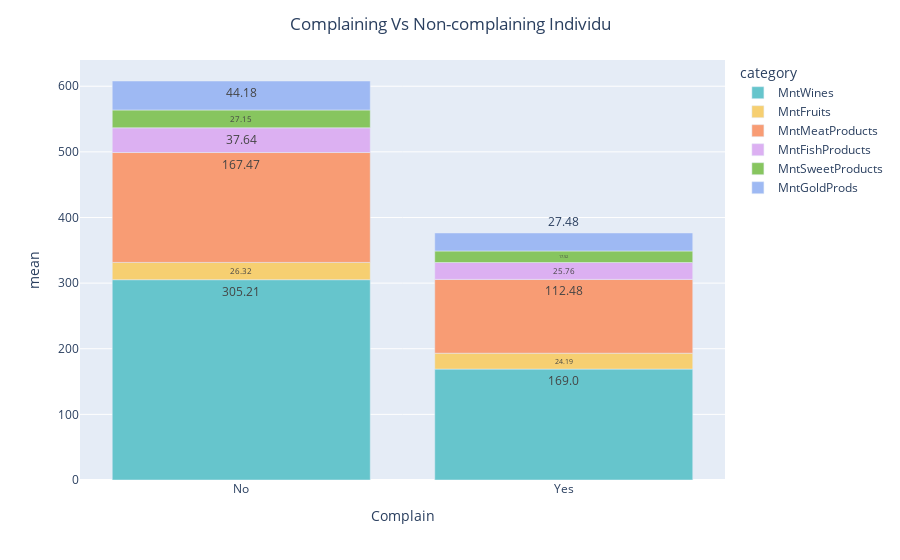

The code cell stored with this chart in its notebook:
### Markdown cell above
### 3.2.3 Pengaruh Complain dan pola belanja

### Code cell
cat = df.copy()
cat.Complain = cat.Complain.map({0:"No", 1:"Yes"})
cat = round(cat.groupby('Complain')[['MntWines', 'MntFruits', 'MntMeatProducts', 'MntFishProducts',
          'MntSweetProducts', 'MntGoldProds']].mean().T.unstack().reset_index(level=1, name='mean') \
          .rename(columns={'level_1':'category'}).reset_index(), 2)

fig = px.bar(data_frame=cat, y='mean', x='Complain',
             text=cat['mean'].map(lambda x: str(x)),
             color_discrete_sequence=px.colors.qualitative.Pastel,
             color='category')

fig.update_layout(title="Complaining Vs Non-complaining Individu", title_x=0.5)
fig.show()

### Figure 1 — Plotly figure (JSON) as saved in the notebook; plotly's stock layout.template omitted (floating-point values rounded to 4 significant figures)
{"data": [{"alignmentgroup": "True", "hovertemplate": "category=MntWines<br>Complain=%{x}<br>mean=%{y}<br>text=%{text}<extra></extra>", "legendgroup": "MntWines", "marker": {"color": "rgb(102, 197, 204)", "pattern": {"shape": ""}}, "name": "MntWines", "offsetgroup": "MntWines", "orientation": "v", "showlegend": true, "text": ["305.21", "169.0"], "textposition": "auto", "type": "bar", "x": ["No", "Yes"], "xaxis": "x", "y": [305.2, 169], "yaxis": "y"}, {"alignmentgroup": "True", "hovertemplate": "category=MntFruits<br>Complain=%{x}<br>mean=%{y}<br>text=%{text}<extra></extra>", "legendgroup": "MntFruits", "marker": {"color": "rgb(246, 207, 113)", "pattern": {"shape": ""}}, "name": "MntFruits", "offsetgroup": "MntFruits", "orientation": "v", "showlegend": true, "text": ["26.32", "24.19"], "textposition": "auto", "type": "bar", "x": ["No", "Yes"], "xaxis": "x", "y": [26.32, 24.19], "yaxis": "y"}, {"alignmentgroup": "True", "hovertemplate": "category=MntMeatProducts<br>Complain=%{x}<br>mean=%{y}<br>text=%{text}<extra></extra>", "legendgroup": "MntMeatProducts", "marker": {"color": "rgb(248, 156, 116)", "pattern": {"shape": ""}}, "name": "MntMeatProducts", "offsetgroup": "MntMeatProducts", "orientation": "v", "showlegend": true, "text": ["167.47", "112.48"], "textposition": "auto", "type": "bar", "x": ["No", "Yes"], "xaxis": "x", "y": [167.5, 112.5], "yaxis": "y"}, {"alignmentgroup": "True", "hovertemplate": "category=MntFishProducts<br>Complain=%{x}<br>mean=%{y}<br>text=%{text}<extra></extra>", "legendgroup": "MntFishProducts", "marker": {"color": "rgb(220, 176, 242)", "pattern": {"shape": ""}}, "name": "MntFishProducts", "offsetgroup": "MntFishProducts", "orientation": "v", "showlegend": true, "text": ["37.64", "25.76"], "textposition": "auto", "type": "bar", "x": ["No", "Yes"], "xaxis": "x", "y": [37.64, 25.76], "yaxis": "y"}, {"alignmentgroup": "True", "hovertemplate": "category=MntSweetProducts<br>Complain=%{x}<br>mean=%{y}<br>text=%{text}<extra></extra>", "legendgroup": "MntSweetProducts", "marker": {"color": "rgb(135, 197, 95)", "pattern": {"shape": ""}}, "name": "MntSweetProducts", "offsetgroup": "MntSweetProducts", "orientation": "v", "showlegend": true, "text": ["27.15", "17.52"], "textposition": "auto", "type": "bar", "x": ["No", "Yes"], "xaxis": "x", "y": [27.15, 17.52], "yaxis": "y"}, {"alignmentgroup": "True", "hovertemplate": "category=MntGoldProds<br>Complain=%{x}<br>mean=%{y}<br>text=%{text}<extra></extra>", "legendgroup": "MntGoldProds", "marker": {"color": "rgb(158, 185, 243)", "pattern": {"shape": ""}}, "name": "MntGoldProds", "offsetgroup": "MntGoldProds", "orientation": "v", "showlegend": true, "text": ["44.18", "27.48"], "textposition": "auto", "type": "bar", "x": ["No", "Yes"], "xaxis": "x", "y": [44.18, 27.48], "yaxis": "y"}], "layout": {"barmode": "relative", "legend": {"title": {"text": "category"}, "tracegroupgap": 0}, "margin": {"t": 60}, "title": {"text": "Complaining Vs Non-complaining Individu", "x": 0.5}, "xaxis": {"anchor": "y", "domain": [0, 1], "title": {"text": "Complain"}}, "yaxis": {"anchor": "x", "domain": [0, 1], "title": {"text": "mean"}}}}
